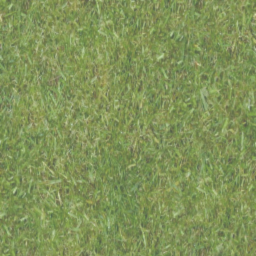
#> input picture img/driver/grass.png, 256 x 256 px
$ python driver_plot_features.py
#> lines starting #> are read from the running program, lines starting #| are printed output that depends on the picture; pictures that were not available may be replaced by others from this repository, and a replacement may not be noted
### src/constrained_bai/driver.py
"""
Driving environment based on:
- https://github.com/dsadigh/driving-preferences
- https://github.com/Stanford-ILIAD/easy-active-learning/
"""

import os

import matplotlib.pyplot as plt
import numpy as np
import scipy.optimize as opt
from matplotlib.image import AxesImage, BboxImage
from matplotlib.patches import PathPatch
from matplotlib.path import Path
from scipy.ndimage import rotate, zoom

IMG_FOLDER = os.path.join(os.path.dirname(__file__), "..", "..", "img", "driver")

GRASS = np.tile(plt.imread(os.path.join(IMG_FOLDER, "grass.png")), (5, 5, 1))

CAR = {
    color: zoom(
        np.array(
            plt.imread(os.path.join(IMG_FOLDER, "car-{}.png".format(color))) * 255.0,
            dtype=np.uint8,  # zoom requires uint8 format
        ),
        [0.3, 0.3, 1.0],
    )
    for color in ["gray", "orange", "purple", "red", "white", "yellow"]
}
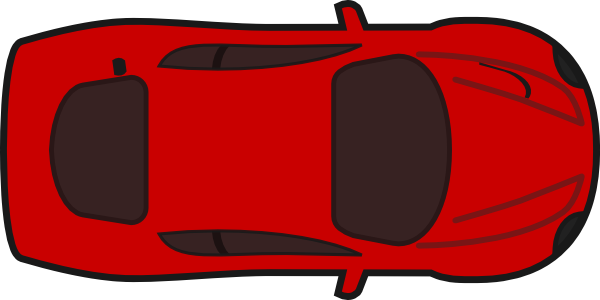
#> input picture img/driver/car-red.png, 600 x 300 px, given in place of car-gray.png, which was not available
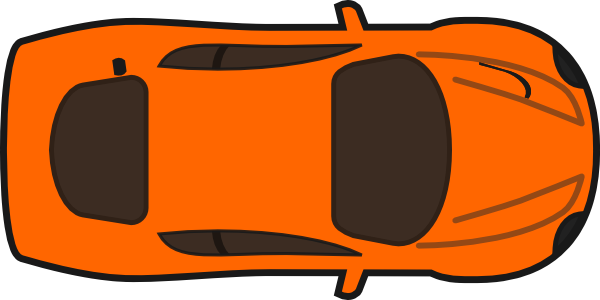
#> input picture img/driver/car-orange.png, 600 x 300 px
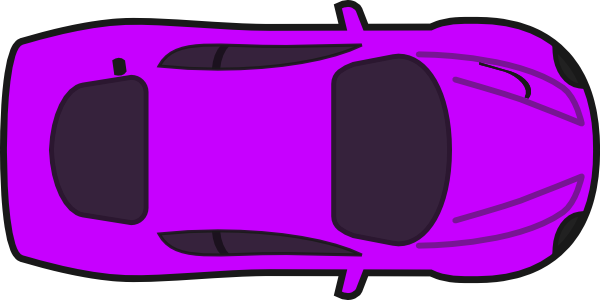
#> input picture img/driver/car-purple.png, 600 x 300 px
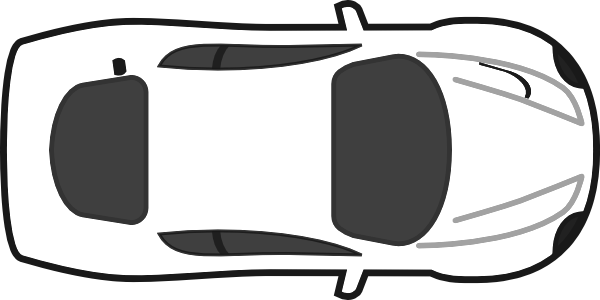
#> input picture img/driver/car-white.png, 600 x 300 px

COLOR_AGENT = "orange"
COLOR_ROBOT = "white"

CAR_AGENT = CAR[COLOR_AGENT]
CAR_ROBOT = CAR[COLOR_ROBOT]
CAR_SCALE = 0.15 / max(list(CAR.values())[0].shape[:2])
#> CAR_SCALE = 0.000833

LANE_SCALE = 10.0
LANE_COLOR = (0.4, 0.4, 0.4)  # 'gray'
LANE_BCOLOR = "white"

STEPS = 100


def set_image(
    obj,
    data,
    scale=CAR_SCALE,
    x=[0.0, 0.0, 0.0, 0.0],
):
    ox = x[0]
    oy = x[1]
    angle = x[2]
    img = rotate(data, np.rad2deg(angle))
    h, w = img.shape[0], img.shape[1]
    obj.set_data(img)
    obj.set_extent(
        [
            ox - scale * w * 0.5,
            ox + scale * w * 0.5,
            oy - scale * h * 0.5,
            oy + scale * h * 0.5,
        ]
    )


class Car:
    def __init__(self, initial_state, actions):
        self.initial_state = initial_state
        self.state = self.initial_state
        self.actions = actions
        self.action_i = 0

    def reset(self):
        self.state = self.initial_state
        self.action_i = 0

    # [14 lines left out: functions update, gaussian, not called in this run]


class Lane:
    def __init__(
        self,
        start_pos,
        end_pos,
        width,
    ):
        self.start_pos = np.asarray(start_pos)
        self.end_pos = np.asarray(end_pos)
        self.width = width
        d = self.end_pos - self.start_pos
        self.dir = d / np.linalg.norm(d)
        self.perp = np.asarray([-self.dir[1], self.dir[0]])

    # [4 lines left out: function gaussian, not called in this run]

    def direction(self, x):
        return np.cos(x[2]) * self.dir[0] + np.sin(x[2]) * self.dir[1]

    def shifted(self, m):
        return Lane(
            self.start_pos + self.perp * self.width * m,
            self.end_pos + self.perp * self.width * m,
            self.width,
        )


def get_lane_x(lane):
    if lane == "left":
        return -0.17
    elif lane == "right":
        return 0.17
    elif lane == "middle":
        return 0
    else:
        raise Exception("Unknown lane:", lane)


class Driver:
    def __init__(
        self,
        cars,
        reward_weights,
        constraint_weights=None,
        threshold=0,
        starting_lane="middle",
        starting_speed=0.41,
    ):
        initial_x = get_lane_x(starting_lane)
        self.initial_state = [initial_x, -0.1, np.pi / 2, starting_speed]
        self.state = self.initial_state

        self.episode_length = 20
        self.dt = 0.2

        self.friction = 1
        self.vmax = 1
        self.xlim = (-0.7, 0.7)
        # self.ylim = (-0.2, 0.8)
        self.ylim = (-0.2, 2)
        print("state0", self.state)

        lane = Lane([0.0, -1.0], [0.0, 1.0], 0.17)
        road = Lane([0.0, -1.0], [0.0, 1.0], 0.17 * 3)
        self.lanes = [lane.shifted(0), lane.shifted(-1), lane.shifted(1)]
        self.fences = [lane.shifted(2), lane.shifted(-2)]
        self.roads = [road]
        self.cars = cars

        n_features_reward = len(self.get_reward_features())
        assert reward_weights.shape == (n_features_reward,)
        self.reward_w = np.array(reward_weights)
        self.n_features_reward = n_features_reward

        n_features_constraint = len(self.get_constraint_features())
        if constraint_weights is not None:
            assert constraint_weights.shape == (n_features_constraint,)
            self.constraint_w = np.array(constraint_weights)
            self.threshold = threshold
        else:
            self.constraint_w = None
            self.threshold = 0
        self.n_features_constraint = n_features_constraint

        self.action_d = 2
        self.action_min = np.array([-1, -1])
        self.action_max = np.array([1, 1])

        self.time = 0
        self.history = []
        self._update_history()

    def _update_history(self):
        self.history.append((np.array(self.state), self._get_car_states()))

    def _get_car_states(self):
        return [np.array(car.state) for car in self.cars]

    # [27 lines left out: functions _update_state, _get_reward_for_state, step, not called in this run]

    def reset(self):
        self.state = self.initial_state
        self.time = 0
        for car in self.cars:
            car.reset()
        self.history = []
        self._update_history()
        return np.array(self.state + [self.time])

    def get_reward_features(self, state=None):
        return self._get_features(state=state)

    def get_constraint_features(self, state=None):
        return self._get_features(state=state)

    def _get_features(self, state=None):
        if state is None:
            state = self.state
        x, y, theta, v = state

        off_street = int(np.abs(x) > self.roads[0].width / 2)

        b = 10000
        a = 10
        d_to_lane = np.min([(x - 0.17) ** 2, x**2, (x + 0.17) ** 2])
        not_in_lane = 1 / (1 + np.exp(-b * d_to_lane + a))

        big_angle = np.abs(np.cos(theta))

        drive_backward = int(v < 0)
        too_fast = int(v > 0.6)

        distance_to_other_car = 0
        b = 30
        a = 0.01
        for car in self.cars:
            car_x, car_y, car_theta, car_v = car.state
            distance_to_other_car += np.exp(
                -b * (10 * (x - car_x) ** 2 + (y - car_y) ** 2) + b * a
            )

        keeping_speed = -np.square(v - 0.4)
        target_location = -np.square(x - 0.17)

        return np.array(
            [
                keeping_speed,
                target_location,
                off_street,
                not_in_lane,
                big_angle,
                drive_backward,
                too_fast,
                distance_to_other_car,
            ],
            dtype=float,
        )

    # [140 lines left out: functions _get_features_from_flat_policy, get_features_from_policy, get_optimal_policy, not called in this run]

    def render(self, mode="human"):
        if mode not in ("human", "rgb_array", "human_static"):
            raise NotImplementedError("render mode {} not supported".format(mode))
        fig = plt.figure(figsize=(7, 7))

        ax = plt.gca()
        ax.set_xlim(self.xlim[0], self.xlim[1])
        ax.set_ylim(self.ylim[0], self.ylim[1])
        ax.set_aspect("equal")

        grass = BboxImage(ax.bbox, interpolation="bicubic", zorder=-1000)
        grass.set_data(GRASS)
        ax.add_artist(grass)

        for lane in self.lanes:
            path = Path(
                [
                    lane.start_pos
                    - LANE_SCALE * lane.dir
                    - lane.perp * lane.width * 0.5,
                    lane.start_pos
                    - LANE_SCALE * lane.dir
                    + lane.perp * lane.width * 0.5,
                    lane.end_pos + LANE_SCALE * lane.dir + lane.perp * lane.width * 0.5,
                    lane.end_pos + LANE_SCALE * lane.dir - lane.perp * lane.width * 0.5,
                    lane.start_pos
                    - LANE_SCALE * lane.dir
                    - lane.perp * lane.width * 0.5,
                ],
                [Path.MOVETO, Path.LINETO, Path.LINETO, Path.LINETO, Path.CLOSEPOLY],
            )
            ax.add_artist(
                PathPatch(
                    path,
                    facecolor=LANE_COLOR,
                    lw=0.5,
                    edgecolor=LANE_BCOLOR,
                    zorder=-100,
                )
            )

        for car in self.cars:
            img = AxesImage(ax, interpolation="bicubic", zorder=20)
            set_image(img, CAR_ROBOT, x=car.state)
            ax.add_artist(img)

        human = AxesImage(ax, interpolation=None, zorder=100)
        set_image(human, CAR_AGENT, x=self.state)
        ax.add_artist(human)

        plt.axis("off")
        plt.tight_layout()
        if mode != "human_static":
            fig.canvas.draw()
            rgb = np.fromstring(fig.canvas.tostring_rgb(), dtype=np.uint8, sep="")
            rgb = rgb.reshape(fig.canvas.get_width_height()[::-1] + (3,))
            plt.close(fig)
            del fig
            if mode == "rgb_array":
                return rgb
            elif mode == "human":
                plt.imshow(rgb, origin="upper")
                plt.axis("off")
                plt.tight_layout()
                plt.pause(0.05)
                plt.clf()
        return None

    # [83 lines left out: functions close, plot_history, sample_features_rewards, not called in this run]


def get_cars(cars_trajectory):
    if cars_trajectory == "blocked":
        # three cars
        x1 = -0.17
        y1 = 0.6
        s1 = 0
        car1 = Car([x1, y1, np.pi / 2.0, s1], [(0, s1)] * 20)
        x2 = 0
        y2 = 0.65
        s2 = 0
        car2 = Car([x2, y2, np.pi / 2.0, s2], [(0, s2)] * 20)
        x3 = 0.17
        y3 = 0.7
        s3 = 0
        car3 = Car([x3, y3, np.pi / 2.0, s3], [(0, s3)] * 20)
        cars = [car1, car2, car3]
        # [13 lines of commented-out code are left out]
    elif cars_trajectory == "changing_lane":
        # car driving from right to middle lane
        car_x = get_lane_x("right")
        straight_speed = 0.328
        car = Car(
            [car_x, 0, np.pi / 2.0, 0.41],
            [(0, straight_speed)] * 5
            + [(1, straight_speed)] * 6
            + [(-1, straight_speed)] * 6
            + [(0, straight_speed)] * 3,
        )
        cars = [car]
    else:
        raise Exception("Unknown cars trajectory:", cars_trajectory)
    return cars


def get_reward_weights(goal, penalty_lambda):
    if goal == "target_velocity":
        goal_weights = np.array(
            [
                1,
                0,
                0,
                0,
                0,
                0,
                0,
                0,
            ],
            dtype=float,
        )
    elif goal == "target_location":
        goal_weights = np.array(
            [
                0,
                1,
                0,
                0,
                0,
                0,
                0,
                0,
            ],
            dtype=float,
        )
    else:
        raise Exception("Unknown goal:", goal)
    penalty_weights = np.array(
        [
            0,  # keep speed
            0,  # target location
            0.3,  # off street
            0.05,  # not in lane
            0.02,  # big angle
            0.5,  # drive backward
            0.3,  # too fast
            0.8,  # crash
        ],
        dtype=float,
    )
    return goal_weights - penalty_lambda * penalty_weights


def get_constraint_weigths_threshold(constraint):
    if constraint is None:
        return None, None
    elif constraint == "default":
        constraint_weights = np.array(
            [
                0,  # keep speed
                0,  # target location
                0.3,  # off street
                0.05,  # not in lane
                0.02,  # big angle
                0.5,  # drive backward
                0.3,  # too fast
                0.8,  # distance to other car
            ],
            dtype=float,
        )
        threshold = 1
        return constraint_weights, threshold


def get_driver(cars_trajectory, goal, penalty_lambda=0, constraint=None):
    cars = get_cars(cars_trajectory)
    reward_weights = get_reward_weights(goal, penalty_lambda)
    constraint_weights, threshold = get_constraint_weigths_threshold(constraint)

    if cars_trajectory == "blocked":
        starting_speed = 0.1
    else:
        starting_speed = 0.41

    return Driver(
        cars,
        reward_weights,
        constraint_weights=constraint_weights,
        threshold=threshold,
        starting_speed=starting_speed,
    )


# [14 lines left out: functions get_driver_target_velocity, get_driver_target_velocity_only_reward, not called in this run]


def get_driver_target_location():
    return get_driver("changing_lane", "target_location", penalty_lambda=0.5)


def get_driver_target_location_only_reward():
    return get_driver("changing_lane", "target_location", penalty_lambda=0)


def get_driver_constraint_target_velocity(blocking_cars=False):
    if blocking_cars:
        cars_trajectory = "blocked"
    else:
        cars_trajectory = "changing_lane"
    return get_driver(
        cars_trajectory, "target_velocity", penalty_lambda=0, constraint="default"
    )


# [4 lines left out: function get_driver_constraint_target_location, not called in this run]


# [35 lines that do not run on import are left out]

### scripts/driver_plot_features.py
import sys
import time
import pickle

import matplotlib.pyplot as plt
import numpy as np

from constrained_bai.driver import get_driver_constraint_target_velocity


def main():
    env = get_driver_constraint_target_velocity()
    env.reset()
    env.cars[0].state = [0, 0.8, np.pi / 2, 0]

    xmin, xmax = env.xlim
    ymin, ymax = env.ylim

    n_x = 100
    n_y = 500

    # f = 2  # stay on street
    # f = 3  # stay in lane
    f = 7  # distance to other car

    xrange = np.linspace(xmin, xmax, n_x)
    yrange = np.linspace(ymin, ymax, n_y)
    xx, yy = np.meshgrid(xrange, yrange)
    v = np.zeros_like(xx)

    for i in range(xx.shape[0]):
        for j in range(xx.shape[1]):
            x, y = xx[i, j], yy[i, j]
            state = [x, y, np.pi / 2, 0]
            feat = env.get_constraint_features(state=state)[f]
            # print(x, y, feat)
            v[i, j] = feat

    env.render(mode="human_static")
    plt.imshow(v, extent=[xmin, xmax, ymin, ymax], origin="lower", alpha=0.5)
    plt.colorbar()
    plt.show()


if __name__ == "__main__":
    main()
#> the loop in render, `for car in self.cars:` made 1 pass
#> pass 1, in set_image, `img = rotate(data, np.rad2deg(angle))`:
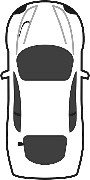
#> img: shape (180, 90, 4); mean of channels 0, 1, 2, 3 191.1, 191.1, 191.1, 207.5; transparent parts drawn white
#> call 2 of set_image, with scale = 0.000833
#> in set_image (call 2), `img = rotate(data, np.rad2deg(angle))`:
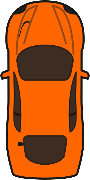
#> img: shape (180, 90, 4); mean of channels 0, 1, 2, 3 189.8, 109.1, 55.4, 207.5; transparent parts drawn white
#> in main, `plt.show()`:
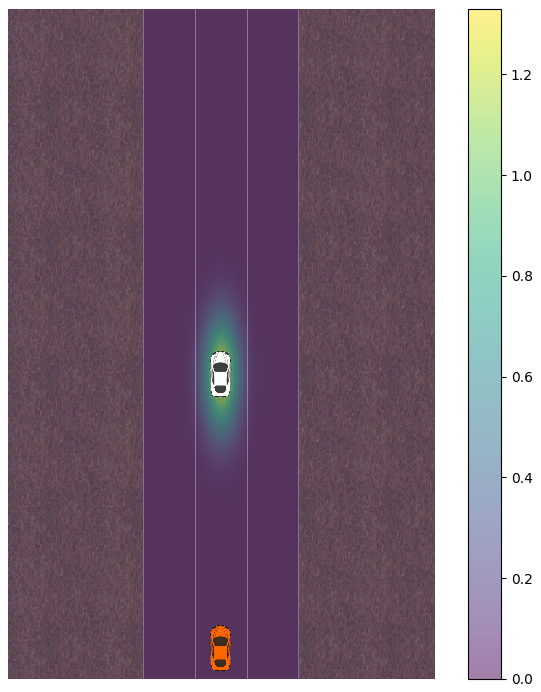
#> figure drawn by matplotlib, 2 panels
